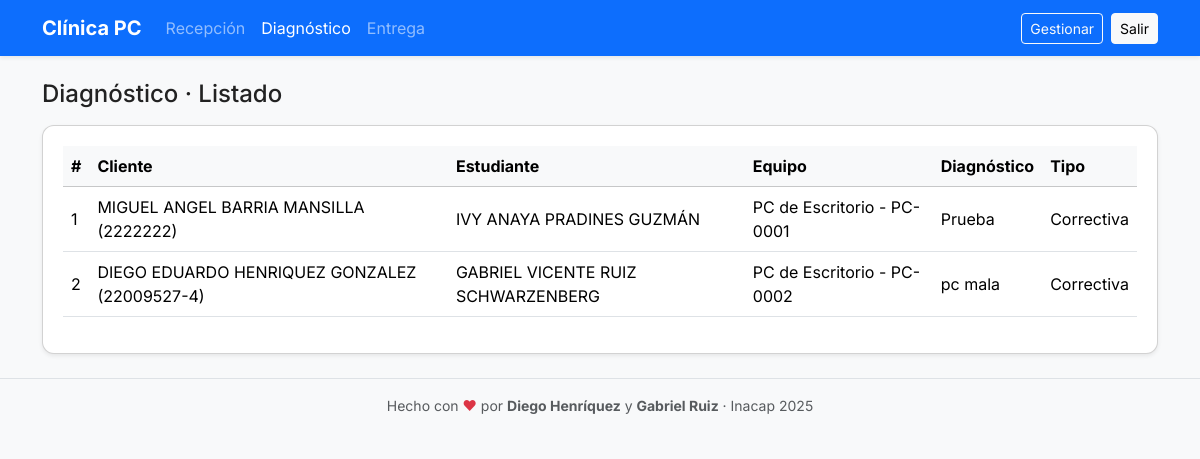
Page /diagnostico/listado/ (signed in) on the committed database.
### diagnostico/models.py (models this page shows, shortened)
class Diagnostico(models.Model):
	equipo = models.ForeignKey(Equipo, on_delete=models.CASCADE, related_name="diagnosticos")
	cliente = models.ForeignKey(Cliente, on_delete=models.CASCADE, related_name="diagnosticos")
	estudiante = models.ForeignKey(Estudiante, on_delete=models.SET_NULL, null=True, blank=True)
	diagnostico = models.TextField(blank=True)
	observaciones = models.TextField(blank=True)
	solucion = models.TextField(blank=True)
	tipo_solucion = models.CharField(max_length=80, blank=True)
	created_at = models.DateTimeField(auto_now_add=True)

### recepcion/models.py (models this page shows)
class Cliente(models.Model):
	nombre = models.CharField(max_length=150)
	rut = models.CharField(max_length=12, blank=True, null=True, unique=False)
	correo = models.EmailField(blank=True, null=True)
	telefono = models.CharField(max_length=30, blank=True, null=True)
	created_at = models.DateTimeField(auto_now_add=True)
	class Meta:
		ordering = ["nombre"]
	def __str__(self):
		return f"{self.nombre} ({self.rut or 'sin RUT'})"

class Estudiante(models.Model):
	nombre = models.CharField(max_length=150, unique=True)
	email = models.EmailField(blank=True, null=True)
	def __str__(self):
		return self.nombre

class Equipo(models.Model):
	cliente = models.ForeignKey(Cliente, on_delete=models.CASCADE, related_name="equipos")
	tipo_equipo = models.CharField(max_length=80)
	problema = models.TextField(blank=True)
	serial = models.CharField(max_length=64, blank=True, null=True, db_index=True)
	created_at = models.DateTimeField(auto_now_add=True)
	def __str__(self):
		return f"{self.tipo_equipo} - {self.serial or self.pk}"

### diagnostico/views.py (the view)
# urls.py: path("listado/", views.listado, name="listado"),
@login_required_simulado
def listado(request):
    try:
        diags = DiagnosticoModel.objects.select_related('cliente', 'estudiante', 'equipo').all()
        return render(request, "diagnostico/listado.html", {"diagnosticos": diags})
    except Exception:
        return render(request, "diagnostico/listado.html", {"diagnosticos": diagnosticos})

### diagnostico/templates/diagnostico/listado.html (shortened to what this page needs)
{% extends "base.html" %}
{% block page_title %}Diagnóstico · Listado{% endblock %}
{% block content %}
{% if diagnosticos %}
  <div class="table-responsive">
    <table class="table table-hover align-middle">
      <thead class="table-light">
        <tr><th>#</th><th>Cliente</th><th>Estudiante</th><th>Equipo</th><th>Diagnóstico</th><th>Tipo</th></tr>
      </thead>
      <tbody>
        {% for d in diagnosticos %}
          <tr>
            <td>{{ forloop.counter }}</td>
            <td>{{ d.cliente|default:d.estudiante }}</td>
            <td>{{ d.estudiante }}</td>
            <td>{{ d.equipo }}</td>
            <td class="text-truncate" style="max-width:380px">{{ d.diagnostico }}</td>
            <td>{{ d.tipo_solucion|capfirst }}</td>
          </tr>
        {% endfor %}
      </tbody>
    </table>
  </div>
{% else %}
  <p class="text-muted m-0">No hay diagnósticos registrados aún.</p>
{% endif %}
{% endblock %}

### templates/base.html (shortened to what this page needs)
{% load static %}
<!doctype html>
<html lang="es">
<head>
  <link href="https://cdn.jsdelivr.net/npm/bootstrap@5.3.3/dist/css/bootstrap.min.css" rel="stylesheet">
  <link rel="stylesheet" href="{% static 'css/style.css' %}">
</head>
<body class="bg-light">
<nav class="navbar navbar-expand-lg navbar-dark bg-primary shadow-sm">
  <div class="container">
    <a class="navbar-brand fw-bold d-flex align-items-center gap-2" href="{% url 'dashboard' %}">
      <span>Clínica PC</span>
    </a>
    <div class="collapse navbar-collapse" id="nav">
      <ul class="navbar-nav me-auto">
        <li class="nav-item">
          <a class="nav-link {% if request.path|slice:':10' == '/recepcion' %}active{% endif %}"
             href="{% url 'recepcion:registrar' %}">Recepción</a>
        </li>
        <li class="nav-item">
          <a class="nav-link {% if request.path|slice:':12' == '/diagnostico' %}active{% endif %}"
             href="{% url 'diagnostico:asignar' %}">Diagnóstico</a>
        </li>
        <li class="nav-item">
          <a class="nav-link {% if request.path|slice:':8' == '/entrega' %}active{% endif %}"
             href="{% url 'entrega:listado' %}">Entrega</a>
        </li>
      </ul>
      <div class="d-flex gap-2">
        <a class="btn btn-outline-light btn-sm" href="{% url 'dashboard' %}">Gestionar</a>
        <a class="btn btn-light btn-sm" href="{% url 'logout' %}">Salir</a>
      </div>
    </div>
  </div>
</nav>
<main class="container py-4">
  <div class="d-flex align-items-center justify-content-between mb-3">
    <h1 class="h4 m-0">{% block page_title %}{% endblock %}</h1>
  </div>
  <div class="card shadow-sm">
    <div class="card-body">
      {% block content %}{% endblock %}
    </div>
  </div>
</main>
<footer class="border-top py-3 bg-light">
  <div class="container text-center text-muted small">
    Hecho con <span style="color:#dc3545;">❤</span> por
    <strong>Diego Henríquez</strong> y <strong>Gabriel Ruiz</strong> · Inacap 2025
  </div>
</footer>
</body>
</html>

### static/css/style.css (style rules this page uses)
:root { --pc-primary: #0d6efd; --pc-accent: #0b5ed7; --pc-bg: #f8fafc; --pc-muted: #6c757d; --pc-success: #198754; }
html,body { height:100%; }
body { font-family: 'Inter', system-ui, -apple-system, 'Segoe UI', Roboto, 'Helvetica Neue', Arial; background:var(--pc-bg); color:#222 }
.card { border-radius:0.75rem; box-shadow: 0 6px 18px rgba(20,30,50,0.06); }
.card-body { padding:1.25rem }
.table td, .table th { vertical-align:middle }
footer { background:transparent }

### rows in the picture
Diagnostico: cliente "MIGUEL ANGEL BARRIA MANSILLA (2222222)", estudiante "IVY ANAYA PRADINES GUZMÁN", equipo "PC de Escritorio - PC-0001", diagnostico "Prueba", tipo_solucion "Correctiva"
Diagnostico: cliente "DIEGO EDUARDO HENRIQUEZ GONZALEZ (22009527-4)", estudiante "GABRIEL VICENTE RUIZ SCHWARZENBERG", equipo "PC de Escritorio - PC-0002", diagnostico "pc mala", tipo_solucion "Correctiva"
